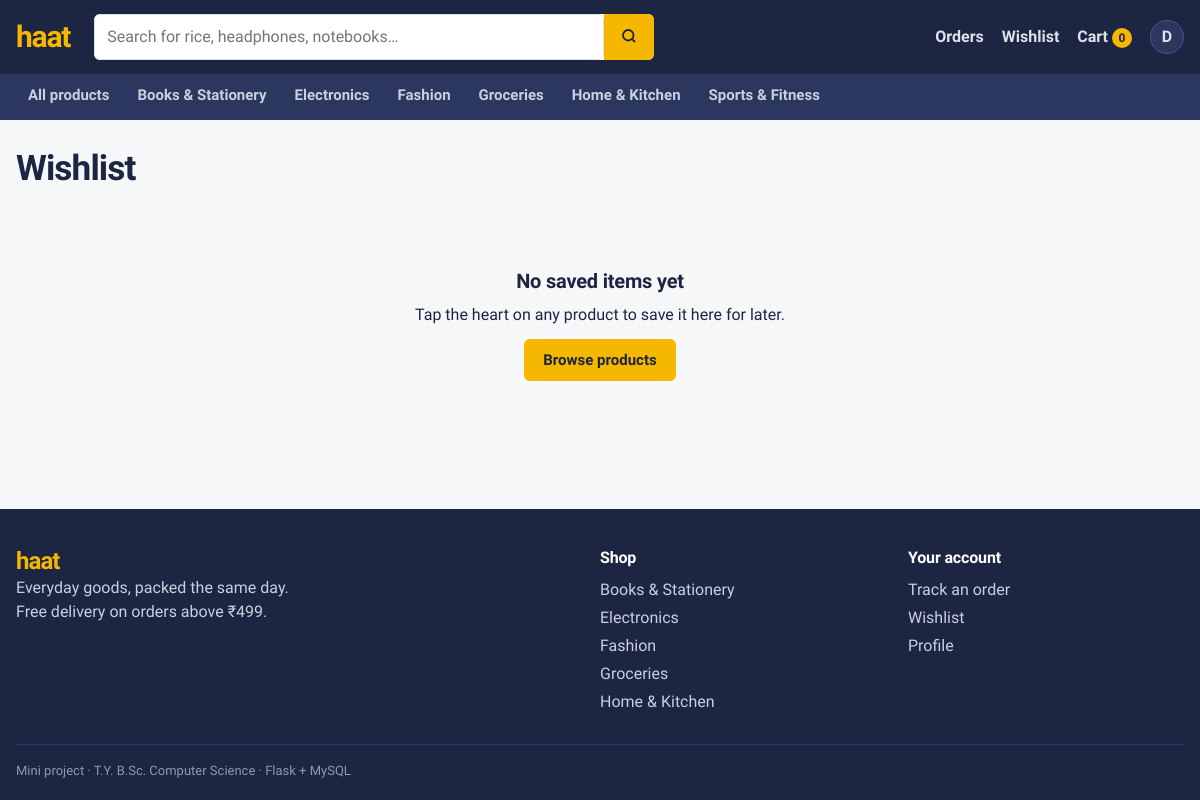
Page /wishlist (signed in) on the committed database.
### models.py (models this page shows, shortened)
class User(UserMixin, db.Model):
    __tablename__ = "users"
    user_id = db.Column(db.Integer, primary_key=True)
    name = db.Column(db.String(100), nullable=False)
    email = db.Column(db.String(100), unique=True, nullable=False, index=True)
    password = db.Column(db.String(255), nullable=False)
    phone = db.Column(db.String(15))
    role = db.Column(db.String(15), nullable=False, default="customer")   # customer | admin
    status = db.Column(db.String(20), nullable=False, default="active")   # active | blocked
    created_at = db.Column(db.DateTime, default=now)
    orders = db.relationship("Order", backref="user", lazy="dynamic")
    @property
    def is_admin(self):
        return self.role == "admin"
    @property
    def is_active(self):
        return self.status == "active"

class Category(db.Model):
    __tablename__ = "categories"
    category_id = db.Column(db.Integer, primary_key=True)
    category_name = db.Column(db.String(100), unique=True, nullable=False)
    description = db.Column(db.Text)
    created_at = db.Column(db.DateTime, default=now)
    products = db.relationship("Product", backref="category", lazy="dynamic")

### modules/cart.py (the view)
@bp.route("/wishlist")
@login_required
def wishlist():
    items = (WishlistItem.query.filter_by(user_id=current_user.user_id)
             .order_by(WishlistItem.created_at.desc()).all())
    return render_template("orders/wishlist.html", items=items)

### app.py (called while the page is built)
@login_manager.user_loader
def load_user(user_id):
    user = db.session.get(User, int(user_id))
    return user if user and user.is_active else None

def _csrf_token():
    if "_csrf" not in session:
        session["_csrf"] = secrets.token_hex(16)
    return session["_csrf"]

def _register_middleware(app):
    @app.before_request
    def csrf_protect():
        if request.method == "POST" and app.config.get("CSRF_ENABLED", True):
            token = request.form.get("csrf_token") or request.headers.get("X-CSRF-Token")
            if not token or token != session.get("_csrf"):
                app.logger.warning("CSRF check failed on %s", request.path)
                abort(400, description="Your session expired. Reload the page and try again.")
    @app.after_request
    def log_request(response):
        if not request.path.startswith("/static"):
            app.logger.debug("%s %s -> %s", request.method, request.path, response.status_code)
        return response

def _register_template_helpers(app):
    app.jinja_env.globals.update(csrf_token=_csrf_token, page_url=page_url, tile_colour=tile_colour)
    app.jinja_env.filters["money"] = money
    @app.context_processor
    def inject_globals():
        cart_count, wish_ids = 0, set()
        if current_user.is_authenticated:
            cart_count = (db.session.query(db.func.coalesce(db.func.sum(CartItem.quantity), 0))
                          .filter(CartItem.user_id == current_user.user_id).scalar())
            wish_ids = {w.product_id for w in
                        WishlistItem.query.filter_by(user_id=current_user.user_id)}
        return {
            "store_name": app.config["STORE_NAME"],
            "nav_categories": Category.query.order_by(Category.category_name).all(),
            "cart_count": cart_count,
            "wish_ids": wish_ids,
        }

### templates/orders/wishlist.html (shortened to what this page needs)
{% extends "base.html" %}
{% import "partials/macros.html" as m with context %}
{% block content %}
<section class="wrap">
  <h1 class="page-title">Wishlist</h1>
  {% if items %}
  <div class="line-items">
    {% for w in items %}{% set p = w.product %}
    <div class="line">
      <a href="{{ url_for('products.product_detail', product_id=p.product_id) }}">{{ m.tile(p, 'tile-sm') }}</a>
      <div class="line-main">
        <a class="line-name" href="{{ url_for('products.product_detail', product_id=p.product_id) }}">{{ p.name }}</a>
        <span class="muted small">Saved {{ w.created_at.strftime('%d %b') }} · {{ 'In stock' if p.stock > 0 and p.is_active else 'Out of stock' }}</span>
        <div class="line-actions">
          {% if p.stock > 0 and p.is_active %}
          <form method="post" action="{{ url_for('cart.move_to_cart', product_id=p.product_id) }}">
            {{ m.csrf() }}<button class="btn btn-sm btn-primary" type="submit">Move to cart</button>
          </form>
          {% endif %}
          <form method="post" action="{{ url_for('cart.toggle_wishlist', product_id=p.product_id) }}">
            {{ m.csrf() }}<button class="link-btn danger small" type="submit">Remove</button>
          </form>
        </div>
      </div>
      <span class="line-total">{{ p.price|money }}</span>
    </div>
    {% endfor %}
  </div>
  {% else %}
  <div class="empty-state">
    <h2>No saved items yet</h2>
    <p>Tap the heart on any product to save it here for later.</p>
    <a class="btn btn-primary" href="{{ url_for('products.shop') }}">Browse products</a>
  </div>
  {% endif %}
</section>
{% endblock %}

### templates/base.html (shortened to what this page needs)
<!doctype html>
<html lang="en">
<head>
  <link rel="stylesheet" href="{{ url_for('static', filename='css/style.css') }}">
</head>
<body class="{% block body_class %}{% endblock %}">
{% block header %}
<header class="site-header">
  <div class="wrap header-row">
    <a class="logo" href="{{ url_for('products.home') }}">{{ store_name|lower }}</a>
    <form class="search" action="{{ url_for('products.shop') }}" method="get" role="search">
      <input id="q" name="q" type="search" placeholder="Search for rice, headphones, notebooks…" value="{{ request.args.get('q','') }}">
      <button type="submit" aria-label="Search">
        <svg width="18" height="18" viewBox="0 0 24 24" fill="none" stroke="currentColor" stroke-width="2.4" aria-hidden="true"><circle cx="11" cy="11" r="7"/><path d="m20 20-3.5-3.5"/></svg>
      </button>
    </form>
    <nav class="user-nav" aria-label="Account">
      {% if current_user.is_authenticated %}
        <a href="{{ url_for('cart.orders') }}">Orders</a>
        <a href="{{ url_for('cart.wishlist') }}">Wishlist{% if wish_ids %} <span class="count">{{ wish_ids|length }}</span>{% endif %}</a>
        <a class="cart-link" href="{{ url_for('cart.view_cart') }}">Cart <span class="count">{{ cart_count }}</span></a>
        <a href="{{ url_for('auth.account') }}" title="Your account" class="avatar">{{ current_user.name[:1]|upper }}</a>
      {% else %}
        <a href="{{ url_for('auth.login') }}">Log in</a>
        <a class="btn btn-sm btn-primary" href="{{ url_for('auth.register') }}">Sign up</a>
      {% endif %}
    </nav>
  </div>
  <nav class="cat-bar" aria-label="Categories">
    <div class="wrap">
      <a href="{{ url_for('products.shop') }}" class="{{ 'on' if request.endpoint=='products.shop' and not request.args.get('category') }}">All products</a>
      {% for c in nav_categories %}
        <a href="{{ url_for('products.shop', category=c.category_id) }}" class="{{ 'on' if request.args.get('category')|int == c.category_id }}">{{ c.category_name }}</a>
      {% endfor %}
    </div>
  </nav>
</header>
{% endblock %}
<main id="main">{% block content %}{% endblock %}</main>
{% block footer %}
<footer class="site-footer">
  <div class="wrap footer-row">
    <div>
      <span class="logo logo-sm">{{ store_name|lower }}</span>
      <p>Everyday goods, packed the same day.<br>Free delivery on orders above ₹499.</p>
    </div>
    <div>
      <h4>Shop</h4>
      {% for c in nav_categories[:5] %}<a href="{{ url_for('products.shop', category=c.category_id) }}">{{ c.category_name }}</a>{% endfor %}
    </div>
    <div>
      <h4>Your account</h4>
      <a href="{{ url_for('cart.orders') }}">Track an order</a>
      <a href="{{ url_for('cart.wishlist') }}">Wishlist</a>
      <a href="{{ url_for('auth.account') }}">Profile</a>
    </div>
  </div>
  <div class="wrap fine">Mini project · T.Y. B.Sc. Computer Science · Flask + MySQL</div>
</footer>
{% endblock %}
</body>
</html>

### static/css/style.css (style rules this page uses)
:root { --ink: #1C2541; --ink-2: #2B375E; --marigold: #F5B700; --marigold-2: #FFD24D; --paper: #F6F7F9; --white: #FFFFFF; --line: #DCE0E8; --muted: #5B6478; --leaf: #2F7D5B; --rose: #B8323F; --sky: #3D5A98; --display: "Bricolage Grotesque", "Segoe UI", system-ui, sans-serif; --body: "Source Sans 3", "Segoe UI", system-ui, -apple-system, sans-serif; --r-sm: 6px; --r: 10px; --r-lg: 18px; }
*, *::before, *::after { box-sizing: border-box; }
html { -webkit-text-size-adjust: 100%; }
body { margin: 0; font: 400 16px/1.5 var(--body); color: var(--ink); background: var(--paper); }
a { color: var(--sky); text-underline-offset: 2px; }
h1, h2, h3, h4 { font-family: var(--display); line-height: 1.15; margin: 0 0 .5em; letter-spacing: -.01em; }
h2 { font-size: 1.25rem; }
p { margin: 0 0 .8em; }
.wrap { width: min(1200px, 100% - 32px); margin-inline: auto; }
.btn { white-space: nowrap; display: inline-flex; align-items: center; justify-content: center; gap: 6px; min-height: 42px; padding: 0 18px; border-radius: var(--r-sm); border: 1.5px solid transparent; font: 700 15px/1 var(--body); text-decoration: none; cursor: pointer; background: var(--white); color: var(--ink); transition: background .15s, border-color .15s; }
.btn-primary { background: var(--marigold); color: var(--ink); }
.site-header { background: var(--ink); color: var(--white); position: sticky; top: 0; z-index: 5; }
.header-row { display: flex; align-items: center; gap: 24px; padding-block: 14px; }
.logo { font: 800 30px/1 var(--display); color: var(--marigold); text-decoration: none; letter-spacing: -.04em; }
.logo-sm { font-size: 24px; }
.search { flex: 1; display: flex; max-width: 560px; background: var(--white); border-radius: var(--r-sm); overflow: hidden; }
.search input { flex: 1; border: 0; padding: 11px 14px; font: inherit; min-width: 0; }
.search button { border: 0; background: var(--marigold); color: var(--ink); padding: 0 16px; cursor: pointer; }
.user-nav { display: flex; align-items: center; gap: 18px; margin-left: auto; white-space: nowrap; }
.user-nav a:not(.btn) { color: #DDE2EE; text-decoration: none; font-weight: 600; }
.count { display: inline-grid; place-items: center; min-width: 20px; height: 20px; padding: 0 5px; border-radius: 10px; background: var(--marigold); color: var(--ink); font-size: 12px; font-weight: 700; }
.avatar { display: grid !important; place-items: center; width: 34px; height: 34px; border-radius: 50%; background: var(--ink-2); border: 1.5px solid #4A578A; }
.cat-bar { background: var(--ink-2); }
.cat-bar .wrap { display: flex; gap: 4px; overflow-x: auto; scrollbar-width: none; }
.cat-bar a { color: #C9D0E0; text-decoration: none; padding: 10px 12px; font-size: 15px; font-weight: 600; white-space: nowrap; border-bottom: 3px solid transparent; }
.page-title { font-size: clamp(1.6rem, 3vw, 2.2rem); font-weight: 800; letter-spacing: -.025em; margin-top: 28px; }
input[type=text], input[type=email], input[type=password], input[type=number], input[type=search], input[type=date], input:not([type]), select, textarea { width: 100%; padding: 10px 12px; border: 1.5px solid var(--line); border-radius: var(--r-sm); font: inherit; background: var(--white); color: var(--ink); }
.empty-state { text-align: center; padding: 64px 16px; max-width: 520px; margin-inline: auto; }
.site-footer { background: var(--ink); color: #C9D0E0; margin-top: 64px; padding-top: 40px; }
.footer-row { display: grid; grid-template-columns: 2fr 1fr 1fr; gap: 32px; }
.footer-row h4 { color: var(--white); font-size: 1rem; }
.footer-row a { display: block; color: #C9D0E0; text-decoration: none; padding: 2px 0; }
.fine { border-top: 1px solid var(--ink-2); padding: 16px 0 24px; margin-top: 28px; font-size: 13px; color: #8E98B0; }

### rows in the picture
User: name "D"
Category: category_name "Books & Stationery"
Category: category_name "Electronics"
Category: category_name "Fashion"
Category: category_name "Groceries"
Category: category_name "Home & Kitchen"
Category: category_name "Sports & Fitness"

### other values in the picture
{{ store_name|lower }} "haat"
{{ cart_count }} "0"
